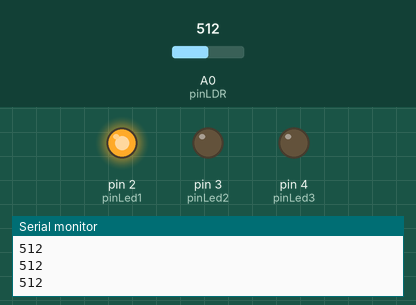
This sketch was run on a simulated Arduino Uno, built with avr-gcc and run on an emulated ATmega328P. Shown: output pins drawn as LEDs (lit = HIGH), the last lines printed to the serial monitor. The inputs (shaded band) are chosen by the test bench; at power-on: A0 (pinLDR) = 512.

Above: at 1.2 s.
1.3 s: A0 (pinLDR) set to 272
2.8 s: A0 (pinLDR) set to 242
At 3.1 s:
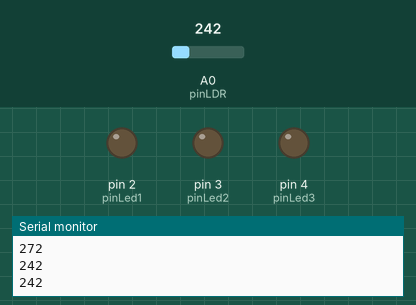
4.3 s: A0 (pinLDR) set to 900
At 5.6 s:
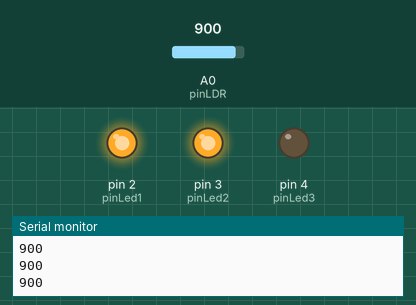
5.9 s: A0 (pinLDR) set to 954
7.4 s: A0 (pinLDR) set to 975
At 8.1 s:
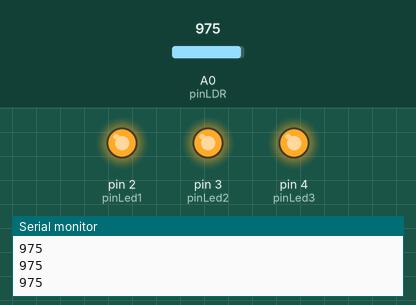
8.9 s: A0 (pinLDR) set to 950
At 9.4 s:
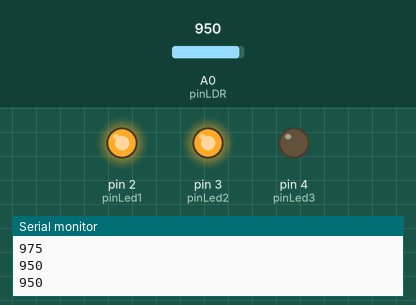
Timing chart, 0 to 11.5 s (numbered marks = the images above; inputs shaded):
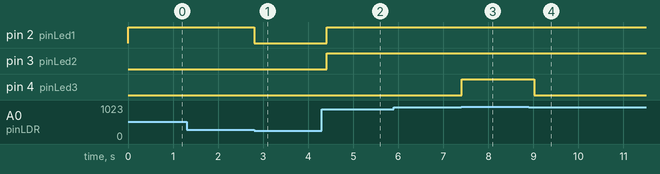

The sketch:

Circuito.ino
```cpp
// (licence header left out)
/*
 * http://www.geekfactory.mx
 *
 * Ejemplo de medidor de luz con Arduino utilizando una fotoresistencia LDR y
 * un grupo de leds para mostrar el resultado de las lecturas. Este sketch puede
 * servir como base para otros proyectos que requieren medicion de la intensidad
 * de luz con una fotoresistencia.
 *
 * Mas detalles y la conexion completa para este sketch en:
 * http://www.geekfactory.mx/tutoriales/tutoriales-arduino/tutorial-arduino-con-fotoresistencia-ldr/
 *
 */

// Pin donde se conectan los leds
int pinLed1 = 2;
int pinLed2 = 3;
int pinLed3 = 4;
// Pin analogico de entrada para el LDR
int pinLDR = 0;

// Variable donde se almacena el valor del LDR
int valorLDR = 0;

void setup()
{
  // Configuramos como salidas los pines donde se conectan los led
  pinMode(pinLed1, OUTPUT);
  pinMode(pinLed2, OUTPUT);
  pinMode(pinLed3, OUTPUT);

  //  Configurar el puerto serial
  Serial.begin(9600);
}

void loop()
{
  // Apagar todos los leds siempre que se inicia el ciclo
  digitalWrite(pinLed1, LOW);
  digitalWrite(pinLed2, LOW);
  digitalWrite(pinLed3, LOW);

  // Guardamos el valor leido del ADC en una variable
  // El valor leido por el ADC (voltaje) aumenta de manera directamente proporcional
  // con respecto a la luz percibida por el LDR
  valorLDR= analogRead(pinLDR);

  // Devolver el valor leido a nuestro monitor serial en el IDE de Arduino
  Serial.println(valorLDR);

  // Encender los leds apropiados de acuerdo al valor de ADC
  if(valorLDR > 256)
  {
    digitalWrite(pinLed1, HIGH);
  }
  if(valorLDR > 890)
  {
    digitalWrite(pinLed2, HIGH);
  }
  if(valorLDR > 960)
  {
    digitalWrite(pinLed3, HIGH);
  }
  // Esperar unos milisegundos antes de actualizar
  delay(200);
}
```

Measured:
- the behaviour switches between 257 and 256 on A0 (pinLDR) (found by bisection; images 0 and 1)
- the behaviour switches between 960 and 961 on A0 (pinLDR) (found by bisection; images 2 and 3)
- after the input at 2.8 s, pin 2 (pinLed1): HIGH → LOW at once
- after the input at 4.3 s, pin 2 (pinLed1), pin 3 (pinLed2): LOW → HIGH after 0.11 s
- after the input at 7.4 s, pin 4 (pinLed3): LOW → HIGH at once
- after the input at 8.9 s, pin 4 (pinLed3): HIGH → LOW after 0.11 s
